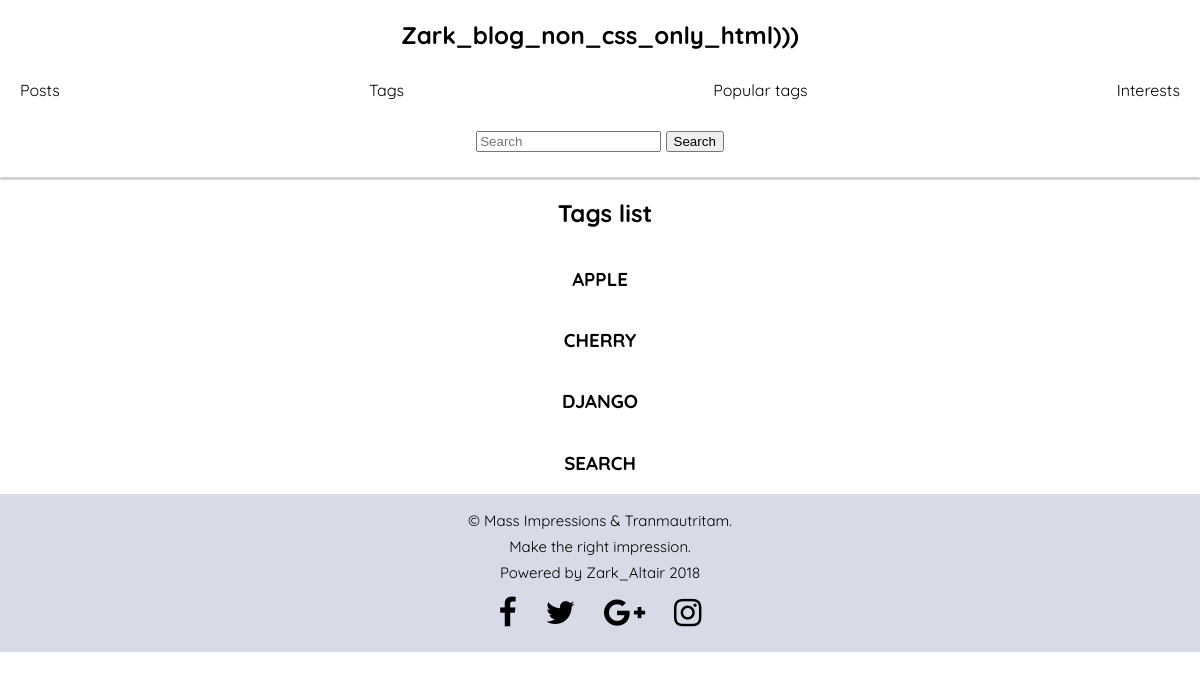
The page /blog/tags/ on the database its author committed.
### blog/models.py (models this page shows, shortened)
class Tag(models.Model):
	title = models.CharField(max_length=50)
	slug = models.SlugField(max_length=50, unique=True)
	def get_absolute_url(self):
		return reverse('tag_detail_url', kwargs={'slug': self.slug})
	class Meta:
		ordering = ['title']

### blog/views.py (the view)
# urls.py: path('tags/', tags_list, name='tags_list_url'),
def tags_list(request):
	tags = Tag.objects.all()
	return render(request, 'blog/tags_list.html', context={'tags': tags})

### blog/templates/blog/tags_list.html (shortened to what this page needs)
{% extends 'blog/base_blog.html' %}
{% block content %}
	<div class="tags-list">
		<h2 class="mb-5">Tags list</h2>
		{% for tag in tags %}
			<h3><a href="{{ tag.get_absolute_url }}">{{ tag.title | upper }}</a></h3>
		{% endfor %}
	</div>
{% endblock %}

### static/css/styles.css (style rules this page uses)
body { height: 100%; font-family: 'Quicksand', sans-serif; margin: 0; padding: 0; }
a, li, ul { text-decoration: none; list-style-type: none; color: #000000; }
.offset h2 { margin-left: 10px; }
.tags-list { display: flex; flex-direction: column; justify-content: space-between; align-items: center; }

### rows shown on the page
Tag: title "APPLE"
Tag: title "CHERRY"
Tag: title "DJANGO"
Tag: title "SEARCH"
